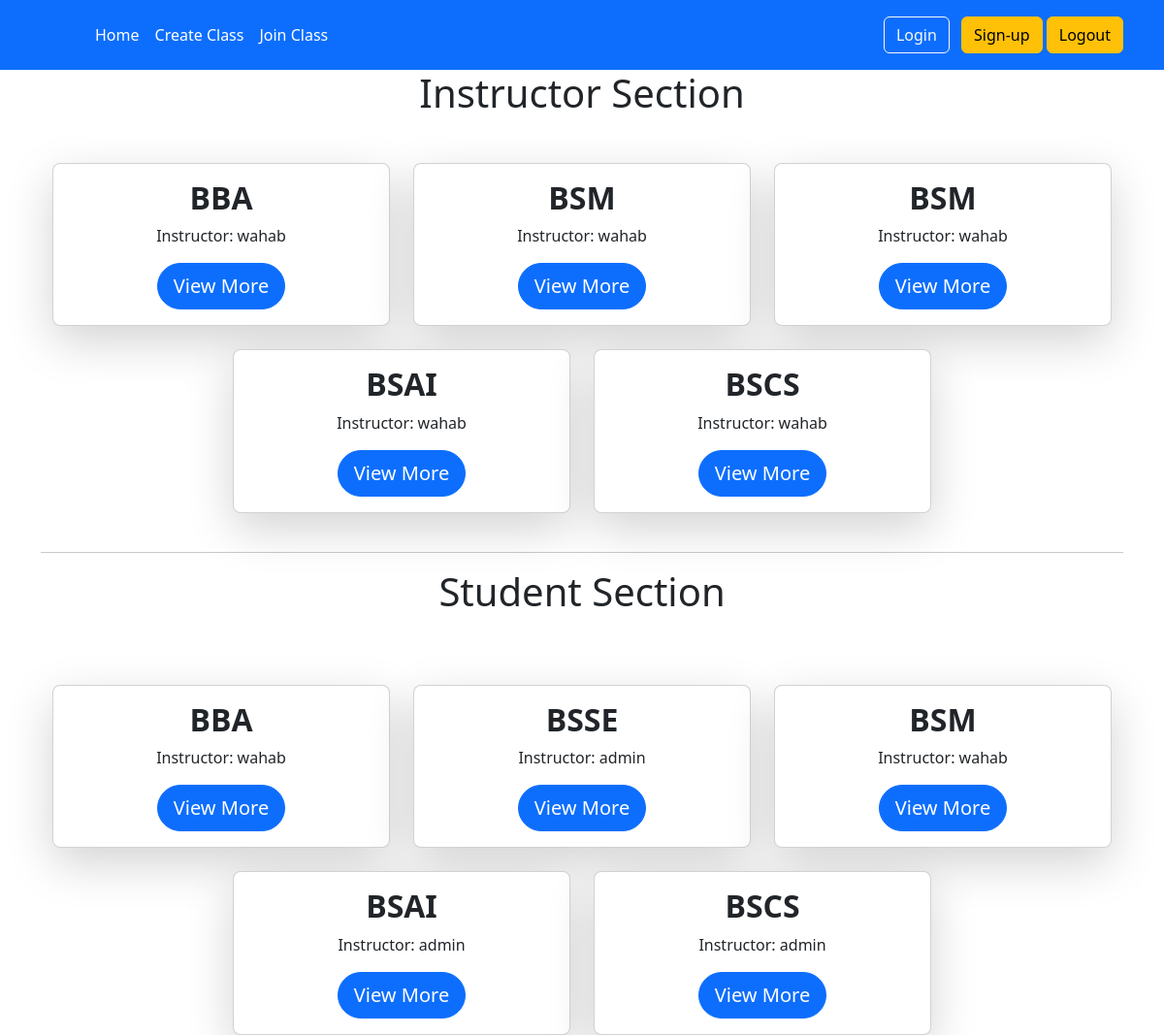
The page / (signed in) on the database its author committed.
### authz/models.py (models this page shows, shortened)
class GoogleClass(models.Model):
    class_name = models.CharField(max_length=255)
    class_code = models.CharField(max_length=100)
    instructor = models.ForeignKey(User, null=True, blank=True ,on_delete=models.CASCADE)

class Student(models.Model):
    name = models.ForeignKey(User,on_delete=models.CASCADE)
    profilepic = models.FileField(upload_to='image/',null=True,blank=True)
    students = models.ForeignKey(GoogleClass,on_delete=models.CASCADE,null=True,related_name='classinstructor')

### home/views/home_view.py (the view)
# urls.py: path('',include('home.urls')),
@login_required
def home(request):
    current_user = request.user
    googlcls = GoogleClass.objects.filter(instructor__username = current_user)
    googlclss = Student.objects.filter(name=current_user)
    context = {
        'classs': googlcls,
        'std': googlclss,
    }
    return render(request,'home.html',context)

### templates/home.html (shortened to what this page needs)
{% extends "base.html" %}
{% block content %}
<h1 class="text-center">Instructor Section</h1>
<div class="container mt-5">
    <div class="row justify-content-center">
        {% for clas in classs %}
        <div class="col-md-4 mb-4">
            <div class="card shadow-lg rounded-3">
                <div class="card-body text-center">
                    <h2 class="card-title fw-bold">{{ clas.class_name }}</h2>
                    <p class="card-text">Instructor: {{ clas.instructor.username }}</p>
                    <a href="{% url 'resource' clas.id %}" class="btn btn-primary btn-lg rounded-pill">View More</a>
                </div>
            </div>
        </div>
        {% endfor %}
    </div>
</div>
<hr>
<h1 class="text-center">Student Section</h1>
<div class="container mt-5">
    <div class="row justify-content-center">
        {% for stds in std %}
        <div class="col-md-4 mt-4">
            <div class="card shadow-lg rounded-3">
                <div class="card-body text-center">
                    <h2 class="card-title fw-bold">{{ stds.students.class_name }}</h2>
                    <p class="card-text">Instructor: {{ stds.students.instructor.username }}</p>
                    <a href="{% url 'resource' stds.id %}" class="btn btn-primary btn-lg rounded-pill">View More</a>
                </div>
            </div>
        </div>
        {% endfor %}
    </div>
</div>
{% endblock content %}

### rows shown on the page
GoogleClass: class_name "BBA", instructor.username "wahab"
GoogleClass: class_name "BSM", instructor.username "wahab"
GoogleClass: class_name "BSM", instructor.username "wahab"
GoogleClass: class_name "BSAI", instructor.username "wahab"
GoogleClass: class_name "BSCS", instructor.username "wahab"
Student: students.class_name "BBA", students.instructor.username "wahab"
Student: students.class_name "BSSE", students.instructor.username "admin"
Student: students.class_name "BSM", students.instructor.username "wahab"
Student: students.class_name "BSAI", students.instructor.username "admin"
Student: students.class_name "BSCS", students.instructor.username "admin"
